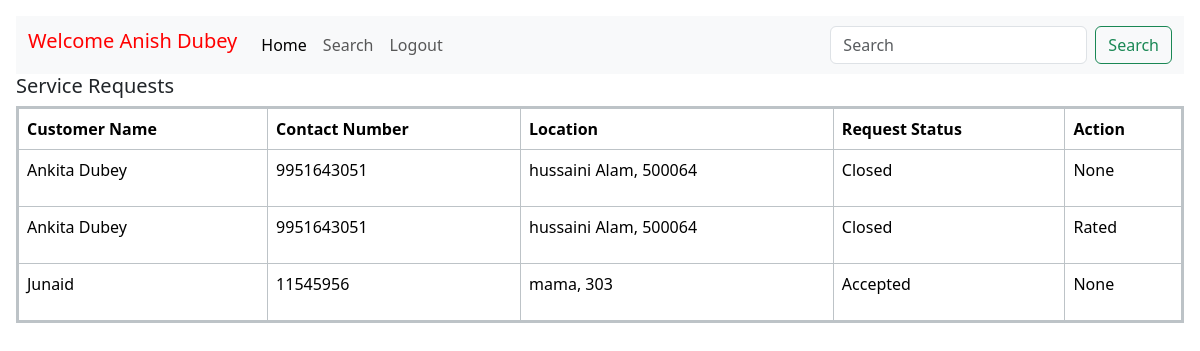
Screenshot of /Professional/home (signed in) with the database file from the repository.
### models.py (models this page shows, shortened)
class Professional(db.Model):
    __tablename__ = 'Professional'
    professional_id = db.Column(db.String(50),db.ForeignKey('Credential.user_id'), primary_key=True, )
    username=db.Column(db.String(50), nullable=False)
    full_name = db.Column(db.String(50), nullable=False)
    experience = db.Column(db.String(50), nullable=False)
    contact_number = db.Column(db.String(15), nullable=True)
    service_name = db.Column(db.String(100), nullable=False)
    service_id=db.Column(db.String(50),nullable=False)
    document = db.Column(db.Text, nullable=False)
    address = db.Column(db.String(200), nullable=False)
    pin = db.Column(db.Integer(), nullable=False)
    status = db.Column(db.String(10), default='active')
    registration_date = db.Column(db.DateTime, default=datetime.utcnow)
    services_booked = db.relationship('ServiceBooked', backref='professional', lazy=True)

class ServiceBooked(db.Model):
    __tablename__ = 'services_booked'
    booking_id = db.Column(db.String(50), primary_key=True)
    customer_id = db.Column(db.String(50), db.ForeignKey('Customer.customer_id'), nullable=False)
    professional_id = db.Column(db.String(50), db.ForeignKey('Professional.professional_id'), nullable=True)
    service_id = db.Column(db.String(50), db.ForeignKey('Service.service_id'), nullable=False)
    status = db.Column(db.String(50), nullable=False,primary_key=True)
    request_date = db.Column(db.DateTime, default=datetime.utcnow)
    completion_date = db.Column(db.DateTime, nullable=True)
    rating_by_user = db.Column(db.Integer(), nullable=True)
    rating_by_professional = db.Column(db.Integer(), nullable=True)
    remarks_by_customer = db.Column(db.String(200), nullable=True)
    remarks_by_professional = db.Column(db.String(200), nullable=True)

class Customer(db.Model):
    __tablename__ = 'Customer'
    customer_id = db.Column(db.String(50),  db.ForeignKey('Credential.user_id'),primary_key=True)
    username=db.Column(db.String(50), nullable=False)
    full_name = db.Column(db.String(50), nullable=False)
    address = db.Column(db.String(200), nullable=False)
    contact = db.Column(db.String(15), nullable=True)
    pin = db.Column(db.Integer(), nullable=False)
    status = db.Column(db.String(10), default='active')
    registration_date = db.Column(db.DateTime, default=datetime.utcnow)
    requests = db.relationship('ServiceBooked', backref='customer', lazy=True)

### routes.py (the view, shortened to what this page needs)
@app.route("/Professional/home", methods=["GET", "POST"])
def professional_home():
    if 'user_id' not in session:
        flash("Please log in to access your account.")
        return redirect(url_for('login'))
    professional_id = session['user_id']  # Extract professional ID from session
    professional_data = db.session.query(Professional).filter_by(professional_id=professional_id).first()
    full_name=professional_data.full_name
    print(professional_id)
    customer_alias = aliased(Customer)
    professional_alias = aliased(Professional)
    customer_book_data = (
        db.session.query(
            customer_alias.full_name.label("customer_full_name"),
            customer_alias.contact.label("customer_contact"),
            customer_alias.address.label("customer_address"),
            customer_alias.pin.label("customer_pin"),
            ServiceBooked.rating_by_professional,
            ServiceBooked.professional_id.label("professional_id"),
            ServiceBooked.status.label("request_status"),
            ServiceBooked.booking_id.label("booked_service_id"),
        )
        .join(ServiceBooked, ServiceBooked.customer_id == customer_alias.customer_id)
        .join(professional_alias, ServiceBooked.service_id == professional_alias.service_id)
        .filter(professional_alias.professional_id == professional_id)
        .all()
    )
    rejection_entry_data=db.session.query(RejectionTracking).all()
    print(customer_book_data)
    print(customer_book_data[0].professional_id,professional_id)
    return render_template("Professional/home.html", customer_book_data=customer_book_data,professional_id=professional_id,full_name=full_name,rejection_entry_data=rejection_entry_data)

### templates/Professional/home.html (shortened to what this page needs)
<!doctype html>
<html lang="en">
  <head>
    <link href="https://cdn.jsdelivr.net/npm/bootstrap@5.3.3/dist/css/bootstrap.min.css" rel="stylesheet">
    <link href="https://getbootstrap.com/docs/5.3/assets/css/docs.css" rel="stylesheet">
  </head>
  <body class="p-3 m-0 border-0 bd-example m-0 border-0">
    <nav class="navbar navbar-expand-lg bg-body-tertiary" style="background-color:#0d76ff;text-align: center;">
      <div class="container-fluid">
        <h1 class="navbar-brand" style="color:rgb(255, 0, 0);">Welcome {{ full_name }}</h1>
        <div class="collapse navbar-collapse" id="navbarSupportedContent">
          <ul class="navbar-nav me-auto mb-2 mb-lg-0">
            <li class="nav-item">
              <a class="nav-link active" aria-current="page" href="#">Home</a>
            </li>
            <li class="nav-item">
              <a class="nav-link" href="{{url_for('professional_search')}}">Search</a>
            </li>
            <li class="nav-item">
              <a class="nav-link" href="{{ url_for('login') }}">Logout</a>
            </li>
          </ul>
          <form class="d-flex" role="search">
            <input class="form-control me-2" type="search" placeholder="Search" aria-label="Search">
            <button class="btn btn-outline-success" type="submit">Search</button>
          </form>
        </div>
      </div>
    </nav>
    <h3 style="font-size:20px;">Service Requests</h3>
    <div>
      <table class="table table-bordered" style="border: 3px solid #bdc3c7; border-collapse: collapse;">
        <thead>
          <tr>
            <th scope="col">Customer Name</th>
            <th scope="col">Contact Number</th>
            <th scope="col">Location</th>
            <th scope="col">Request Status</th>
            <th scope="col">Action</th>
          </tr>
        </thead>
        <tbody>
          {% for row in customer_book_data %}
            {% set flag1 = {'value': false} %}
                {% if flag1['value'] %}
                  <tr>
                    <td>{{ row.customer_full_name }}</td>
                    <td>{{ row.customer_contact }}</td>
                    <td>{{ row.customer_address }}, {{ row.customer_pin }}</td>
                    <td>{{ row.request_status }}</td>
                    <td>
                  <p>Rejected</p>
                {% else %}
                  {% if row.request_status == "Pending" %}
                  <tr>
                    <td>{{ row.customer_full_name }}</td>
                    <td>{{ row.customer_contact }}</td>
                    <td>{{ row.customer_address }}, {{ row.customer_pin }}</td>
                    <td>{{ row.request_status }}</td>
                    <td>
                    <form method="POST" action="{{ url_for('professional_home') }}" style="display:inline;">
                      <input type="hidden" name="service_id" value="{{ row.booked_service_id }}">
                      <button type="submit" name="action" value="Accept" class="btn btn-success btn-sm">Accept</button>
                      <button type="submit" name="action" value="Reject" class="btn btn-danger btn-sm">Reject</button>
                    </form>
                    {%elif row.request_status == "Accepted" and row.professional_id==professional_id%}
                    <tr>
                      <td>{{ row.customer_full_name }}</td>
                      <td>{{ row.customer_contact }}</td>
                      <td>{{ row.customer_address }}, {{ row.customer_pin }}</td>
                      <td>{{ row.request_status }}</td>
                      <td>
                    <p>{{None}}</p>
                    {% elif row.request_status == "Closed" and row.professional_id==professional_id %}
                    <tr>
                      <td>{{ row.customer_full_name }}</td>
                      <td>{{ row.customer_contact }}</td>
                      <td>{{ row.customer_address }}, {{ row.customer_pin }}</td>
                      <td>{{ row.request_status }}</td>
                      <td>
                    <p>None</p>
                    {% if row.rating_by_professional is none %}
                      <a href="{{ url_for('customer_rating', booking_id=row.booked_service_id) }}" class="btn btn-primary btn-sm">Rate</a>
                    {% else %}<tr>
                      <td>{{ row.customer_full_name }}</td>
                      <td>{{ row.customer_contact }}</td>
                      <td>{{ row.customer_address }}, {{ row.customer_pin }}</td>
                      <td>{{ row.request_status }}</td>
                      <td>
                      <p>Rated</p>
                    {% endif %}
                  {% endif %}
                {% endif %}
              </td>
            </tr>
          {%endfor%}
        </tbody>
      </table>
    </div>
  </body>
</html>

### rows the page displays
Professional: full_name "Anish Dubey"
ServiceBooked: customer_full_name "Ankita Dubey", customer_contact "9951643051", customer_address "hussaini Alam", customer_pin "500064", request_status "Closed"
ServiceBooked: customer_full_name "Junaid", customer_contact "11545956", customer_address "mama", customer_pin "303", request_status "Accepted", None "None"
